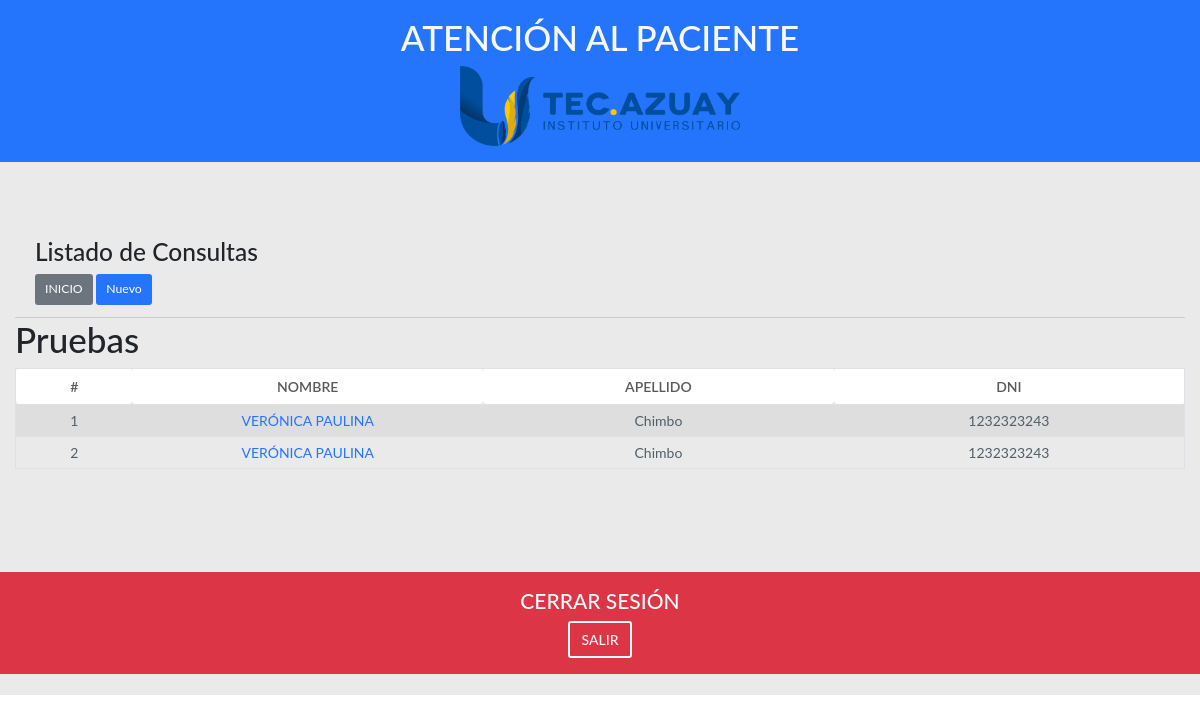
Page /home/consultas (signed in) on the committed database.
### app/models.py (models this page shows, shortened)
class Consulta(models.Model):
    paciente = models.ForeignKey(Paciente, on_delete=models.PROTECT, verbose_name="Paciente", related_name="consulta_paciente")
    fecha = models.DateField("Fecha", default=date.today, null=False, blank=False)
    motivo = models.CharField("Motivo", max_length=200, blank=False, null=False)
    observacion = models.CharField("Observación", max_length=100, blank=True, null=True)
    estado = models.BooleanField("Estado", default=True)
    fecha_registro = models.DateTimeField('Fecha de registro', auto_now=False, auto_now_add=True)
    slug = AutoSlugField(populate_from=generar_slug, editable=False)
    class Meta:
        db_table = 'consulta'

class Paciente(models.Model):
    nombre = models.CharField("Nombres", max_length=65, null=False, blank=False)
    apellido = models.CharField("Apellidos", max_length=65, null=False, blank=False)
    dni = models.CharField('N de documento', max_length=10, unique=True, blank=False, null=False)
    fecha_nacimiento = models.DateField("Fecha de nacimiento", default=date.today, null=False, blank=False)
    genero = models.PositiveIntegerField("Género", choices=[(1, "MASCULINO"), (2, "FEMENINO")], default=1)
    email = models.EmailField("Correo electrónico", max_length=45, unique=True, blank=True, null=True)
    telefono = models.CharField("Teléfono", max_length=10, blank=True, null=True)
    celular = models.CharField("Celular", max_length=10, blank=True, null=True)
    direccion = models.CharField("Dirección", max_length=60, null=True, blank=True)
    estado = models.BooleanField("Estado", default=True)
    fecha_registro = models.DateTimeField('Fecha de registro', auto_now=False, auto_now_add=True)
    slug = AutoSlugField(populate_from=generar_slug, editable=False)
    class Meta:
        db_table = 'paciente'

### app/views.py (the view)
# urls.py: path('home/consultas', ConsultaListView.as_view(), name='consulta_list'),
class ConsultaListView(LoginRequiredMixin, ListView):
    template_name = 'consulta/list.html'
    model = Consulta
    context_object_name = 'consulta'
    def get_context_data(self, **kwargs):
        context = super().get_context_data(**kwargs)
        context['title_list'] = 'Listado de Consultas'
        return context

### app/templates/consulta/list.html (shortened to what this page needs)
{% extends 'base/form_list.html' %}
{% load static %}
{% block nuevo %}
    <a href="{% url 'consulta_create' %}" class="btn btn-primary btn-sm">Nuevo</a>
{% endblock %}
{% block columnas %}
    <th scope="col" style="width: 10%">#</th>
    <th scope="col" style="width: 30%">NOMBRE</th>
    <th scope="col" style="width: 30%">APELLIDO</th>
    <th scope="col" style="width: 30%">DNI</th>
{% endblock %}
{% block filas %}
    {% if consulta %}
        {% for c in consulta %}
            <tr>
                <td>{{ forloop.counter }}</td>
                <td><a href="{% url 'consulta_edit' c.pk %}">{{ c.paciente.nombre }}</a></td>
                <td>{{ c.paciente.apellido }}</td>
                <td>{{ c.paciente.dni }}</td>
            </tr>
        {% endfor %}
    {% endif %}
{% endblock %}

### static_local/css/style.css (style rules this page uses)
table > thead > tr > th { padding: 7px 10px !important; border: none !important; text-align: center; text-transform: uppercase; color: #5a5a5a !important; font-weight: 600; border-radius: 4px 4px; background-color: #fff; }
table > tbody > tr { padding: 0px 0px !important; }
table > tbody > tr > td { padding: 5px 5px !important; }
table > tbody > tr > td { color: #505f66 !important; }

### rows in the picture
Consulta: paciente.nombre "VERÓNICA PAULINA", paciente.apellido "Chimbo", paciente.dni "1232323243"
Consulta: paciente.nombre "VERÓNICA PAULINA", paciente.apellido "Chimbo", paciente.dni "1232323243"

### other values in the picture
{{ title_list }} "Listado de Consultas"
